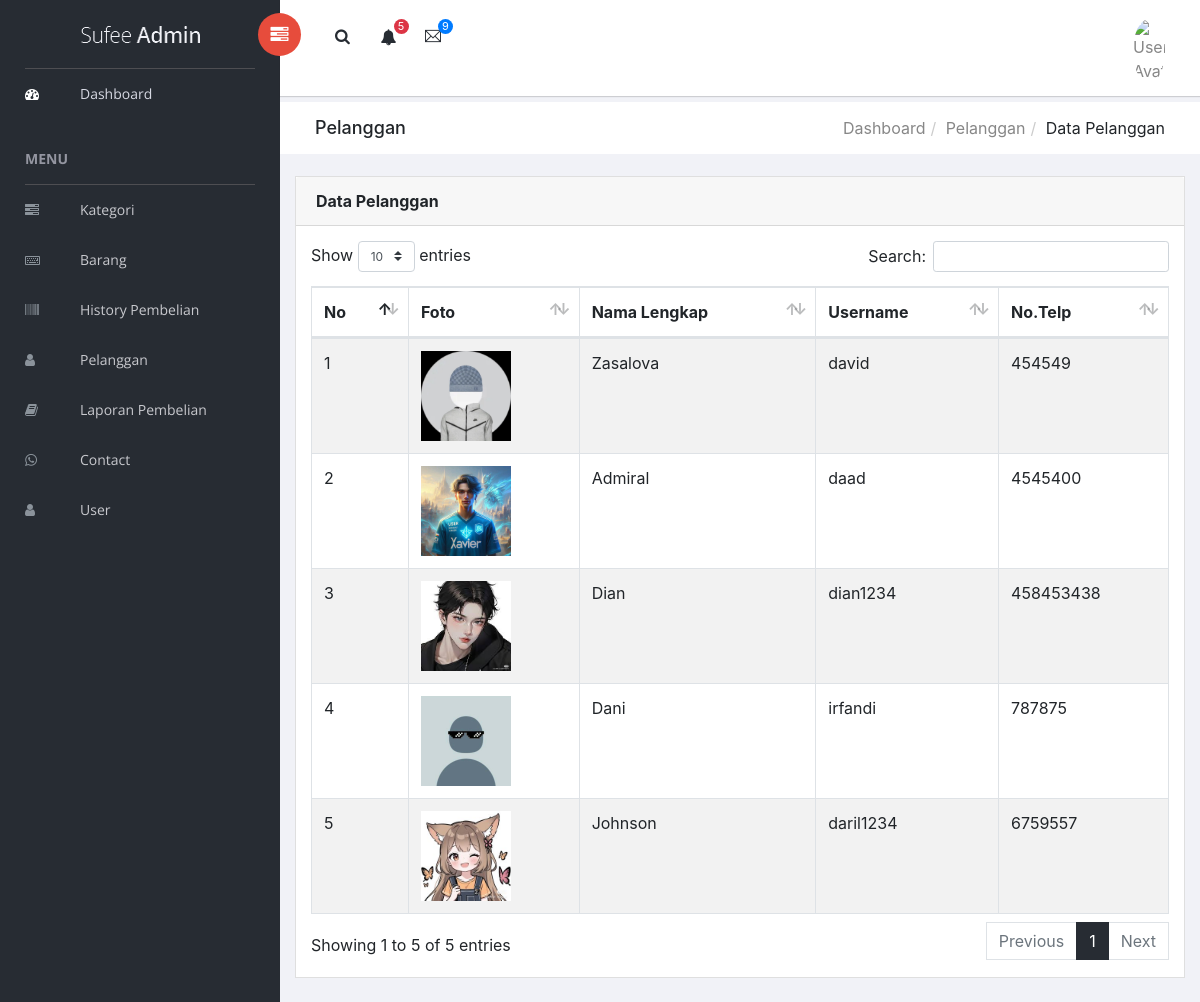
/admin/index.php?page=pelanggan/index (signed in), run on the app's committed database.
### tables this page shows
CREATE TABLE `pelanggan` (
  `id_pelanggan` int(11) NOT NULL AUTO_INCREMENT,
  `username` varchar(100) DEFAULT NULL,
  `password` varchar(100) DEFAULT NULL,
  `nama_lengkap` varchar(100) DEFAULT NULL,
  `telp` int(15) DEFAULT NULL,
  `foto` varchar(255) DEFAULT NULL,
  PRIMARY KEY (`id_pelanggan`)
);

### admin/index.php (called while the page is built, shortened)
<?php
include "layout/header.php";
include "content.php";
include "layout/footer.php";

### admin/pelanggan/index.php (the view)
<div class="breadcrumbs">
    <div class="col-sm-4">
        <div class="page-header float-left">
            <div class="page-title">
                <h1>Pelanggan</h1>
            </div>
        </div>
    </div>
    <div class="col-sm-8">
        <div class="page-header float-right">
            <div class="page-title">
                <ol class="breadcrumb text-right">
                    <li><a href="index.php">Dashboard</a></li>
                    <li><a href="#">Pelanggan</a></li>
                    <li class="active">Data Pelanggan</li>
                </ol>
            </div>
        </div>
    </div>
</div>
<div class="content mt-3">
    <div class="animated fadeIn">
        <div class="row">
            <div class="col-md-12">
                <div class="card">
                    <div class="card-header">
                        <strong class="card-title">Data Pelanggan</strong>
                    </div>
                    <div class="card-body">
                        <table id="bootstrap-data-table-export" class="table table-striped table-bordered">
                            <thead>
                                <tr>
                                    <th>No</th>
                                    <th>Foto</th>
                                    <th>Nama Lengkap</th>
                                    <th>Username</th>
                                    <th>No.Telp</th>
                                </tr>
                            </thead>
                            <tbody>
                                <?php
                                $no = 1;
                                $data = mysqli_query($koneksi, "SELECT * FROM pelanggan;");
                                while ($d = mysqli_fetch_array($data)) {
                                ?>
                                    <tr>
                                        <td><?= $no++; ?></td>
                                        <td><img src="images/<?= $d['foto']; ?>" width="90px" height="90px" alt="Image Not Found"></td>
                                        <td><?= $d['nama_lengkap']; ?></td>
                                        <td><?= $d['username']; ?></td>
                                        <td><?= $d['telp']; ?></td>
                                    </tr>
                                <?php
                                }
                                ?>
                            </tbody>
                        </table>
                    </div>
                </div>
            </div>
        </div>
    </div>
</div>

### data on the page
pelanggan: foto (picture), nama_lengkap "Zasalova", username "david", telp "454549"
pelanggan: foto (picture), nama_lengkap "Admiral", username "daad", telp "4545400"
pelanggan: foto (picture), nama_lengkap "Dian", username "dian1234", telp "458453438"
pelanggan: foto (picture), nama_lengkap "Dani", username "irfandi", telp "787875"
pelanggan: foto (picture), nama_lengkap "Johnson", username "daril1234", telp "6759557"
